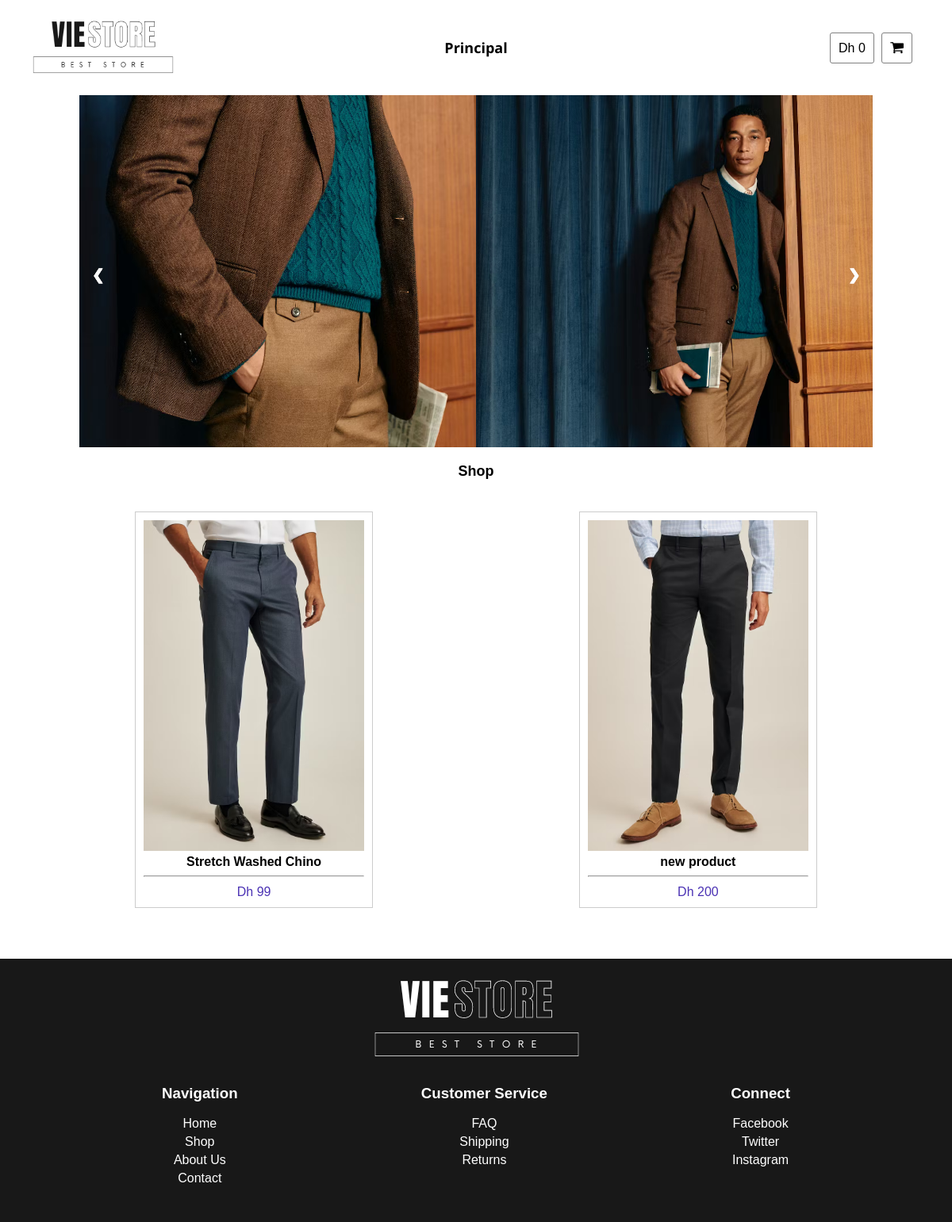
Before: / with the older database file.
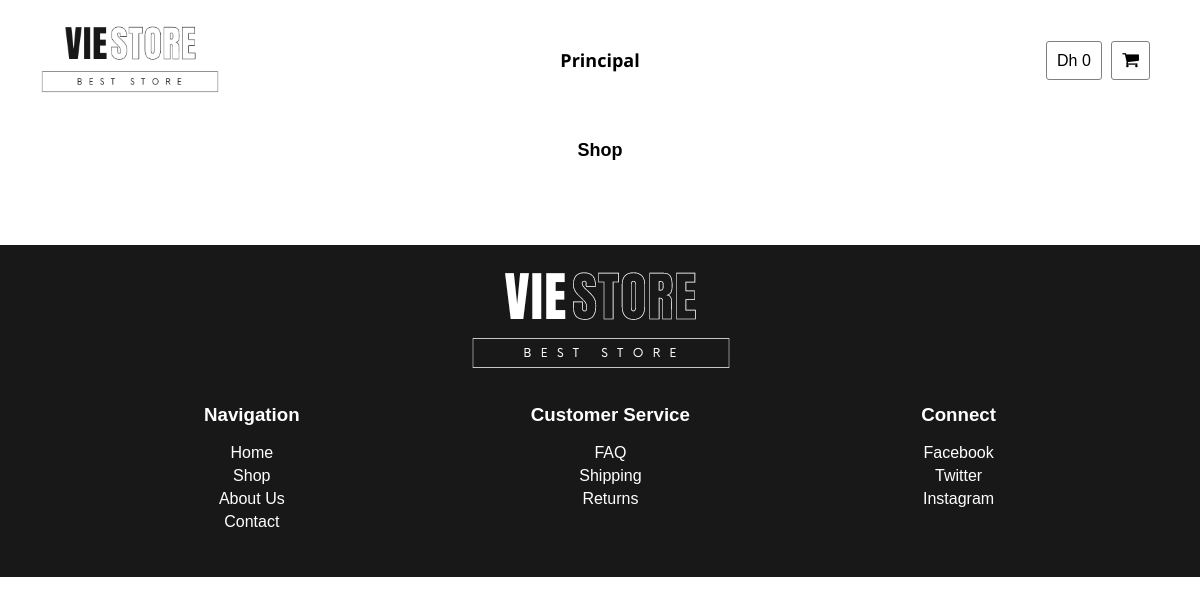
After: the same page with the newer database file.
### tables this page shows
CREATE TABLE `images` (
  `img_src` varchar(500) NOT NULL,
  `link_to_page` varchar(500) NOT NULL,
  `Name_image` varchar(250) NOT NULL,
  `price` int(11) NOT NULL,
  `categorie` varchar(250) NOT NULL
);

CREATE TABLE `all_products` (
  `id` int(11) NOT NULL,
  `nom` varchar(250) NOT NULL,
  `price` int(11) NOT NULL,
  `add_to_cart` varchar(10) NOT NULL,
  `link` varchar(500) NOT NULL,
  `image` varchar(500) NOT NULL
);

### index.php (the view, shortened to what this page needs)
<?php
require "./src/cnx/index.php";
$cnx = new PDO("mysql:host=$host;dbname=$dbname", $username, $password);
$req_get_sliders = "SELECT img_src, link_to_page FROM images WHERE categorie = 'slider';";
$get_sliders = $cnx->query($req_get_sliders);
$req_get_products = "SELECT image, price, nom, link, id FROM all_products";
$get_products = $cnx->query($req_get_products);
?>
<!DOCTYPE html>
<html lang="en">
<head>
    <link rel="stylesheet" href="./src/css/style.css">
    <link rel="stylesheet" href="./src/css/laptop.css">
    <link rel="stylesheet" href="./src/css/mobile.css">
    <link rel="stylesheet" href="https://cdnjs.cloudflare.com/ajax/libs/font-awesome/4.7.0/css/font-awesome.min.css">
</head>
<body onload="if(localStorage.getItem('total') == null){document.querySelector('.balance').textContent = 'Dh 0'}">
    <header>
        <a href=""><img src="./src/images/Component/logo_l.png" alt="vie store logo" class="logo" /></a>
        <strong class="principal">Principal</strong>
        <div class="the_shopping_cart">
            <div class="panier">
                <span class="balance">
                </span>
                <span class="shop_cart" onclick="document.querySelector('.my_cart').style.display = 'flex';"><i class="fa fa-shopping-cart"></i></span>
            </div>
        </div>
    </header>
    <div class="slideshow-container">
        <?php
        foreach ($get_sliders as $slider) {
            $image_slider = $slider['img_src'];
            echo "
            <div class='mySlides fade'>
                <img src='$image_slider' style='width:100%'>
            </div>
            <a class='prev' onclick='plusSlides(-1)'>❮</a>
            <a class='next' onclick='plusSlides(1)'>❯</a>
            ";
        }
        ?>
    </div>
    <h2 class="first_title">Shop</h2>
    <div class="container">
        <?php
        foreach ($get_products as $produit) {
            $image_produit = $produit['image'];
            $name_produit = $produit['nom'];
            $produit_price = $produit['price'];
            $produit_id = $produit['id'];
            echo "
            <div class='product'>
            <a href='buy_product/index.php?id=$produit_id' onmouseenter='this.nextElementSibling.style.display = `block`' onmouseout='this.nextElementSibling.style.display = `none`'>
                <img src='./$image_produit' alt='$name_produit'>
                <div class='product-name'>$name_produit</div><hr>
                <div class='product-price'>Dh $produit_price</div>
            </a>
            <div onmousemove='this.style.display = `block`' class='add-to-cart' onclick='add_to_cart_$produit_id();'><i class='fa fa-shopping-bag'></i></div>
            </div>
                function add_to_cart_$produit_id() {
                    <div id='$produit_id' class='pro_added'>
                    <img src='./$image_produit' alt=''>
                        <h2 class='pro_added_title'>$name_produit</h2>
                        <strong class='pro_added_price'>Dh $produit_price</strong><br>
                        <a href='buy_product/index.php?id=$produit_id'><button>Commander</button></a>
                        <i id='delete_item'  onclick='this.parentNode.parentNode.remove();delete_item_$produit_id()' class='fa fa-trash'></i>
                    localStorage.setItem(`cart_id_$produit_id`, all_pro_added);
                    var produit_price = Number($produit_price);
                function delete_item_$produit_id(){
                    localStorage.removeItem(`cart_id_$produit_id`);
                    var produit_price = Number($produit_price);
            ";
        }
        ?>
    </div><br><br><br>
    <footer>
        <div class="footer-logo">
            <img src="./src/images/Component/logo_d.png" alt="Vie Store Logo">
        </div>
        <div class="footer-content">
            <div class="footer-section">
                <h3>Navigation</h3>
                <ul>
                    <li><a href="#">Home</a></li>
                    <li><a href="#">Shop</a></li>
                    <li><a href="#">About Us</a></li>
                    <li><a href="#">Contact</a></li>
                </ul>
            </div>
            <div class="footer-section">
                <h3>Customer Service</h3>
                <ul>
                    <li><a href="#">FAQ</a></li>
                    <li><a href="#">Shipping</a></li>
                    <li><a href="#">Returns</a></li>
                </ul>
            </div>
            <div class="footer-section">
                <h3>Connect</h3>
                <ul>
                    <li><a href="#">Facebook</a></li>
                    <li><a href="#">Twitter</a></li>
                    <li><a href="#">Instagram</a></li>
                </ul>
            </div>
        </div>
    </footer>
</body>
</html>

### src/css/style.css (style rules this page uses)
body { margin: 0; font-family: Rubik; }
header { width: 70%; height: 120px; display: flex; margin: auto; align-items: center; position: relative; }
header .logo { width: 200px; cursor: pointer; }
header .principal { font-family: 'Open Sans'; position: absolute; left: 50%; transform: translateX(-50%); cursor: pointer; font-size: 18px; }
header .the_shopping_cart { display: flex; margin: 10px; position: absolute; right: 0; }
header span { border: 1px solid gray; padding: 10px; border-radius: 3px; cursor: pointer; margin-right: 10px; }
header span:last-child { margin-left: -5px; }
header .fa-shopping-cart { font-size: 18px; }
.first_title { text-align: center; margin-top: 50px; cursor: default; }
a { text-decoration: none; color: black; }
footer { background-color: #181818; color: #fff; padding: 20px; }
.footer-logo img { display: block; margin: 0 auto; }
.footer-content { display: flex; justify-content: space-between; flex-wrap: wrap; width: 70%; margin: auto; }
.footer-section { margin: 10px; text-align: center; }
footer ul { list-style: none; padding: 0; }
footer ul li { margin: 5px 0; }
footer ul li a { color: #fff; text-decoration: none; }
* { box-sizing: border-box }
body { font-family: Verdana, sans-serif; margin:0 }
img { vertical-align: middle; }
.container { width: 70%; height: auto; margin: auto; margin-top: 60px; display: flex; justify-content: space-around; flex-wrap: wrap; }
.product { width: 100%; max-width: 300px; margin: 10px; border: 1px solid #ccc; padding: 10px; text-align: center; display: inline-block; position: relative; }
.product img { max-width: 100%; height: auto; }
.product .product-name { font-weight: bold; margin-top: 5px; font-family: 'Lucida Sans', 'Lucida Sans Regular', 'Lucida Grande', 'Lucida Sans Unicode', Geneva, Verdana, sans-serif; }
.product .product-price { color: #4B32B4; margin-top: 10px; font-family: 'Lucida Sans', 'Lucida Sans Regular', 'Lucida Grande', 'Lucida Sans Unicode', Geneva, Verdana, sans-serif; font-weight: 300; }
.mySlides { display: none }
.slideshow-container { max-width: 1000px; position: relative; margin: auto; }
.prev, .next { cursor: pointer; position: absolute; top: 50%; width: auto; padding: 16px; margin-top: -22px; color: white; font-weight: bold; font-size: 18px; transition: 0.6s ease; border-radius: 0 3px 3px 0; user-select: none; }
.next { right: 0; border-radius: 3px 0 0 3px; }
.fade { animation-name: fade; animation-duration: 1.5s; }

### src/css/laptop.css (style rules this page uses)
@media screen and (max-width: 1440px) and (min-width: 600px) { header { width: 95%; } }
@media screen and (max-width: 1440px) and (min-width: 600px) { .first_title { text-align: center; margin-top: 20px; cursor: default; font-size: 18px; } }
@media screen and (max-width: 1440px) and (min-width: 600px) { .container { width: 93.3%; margin-top: 30px; } }

Changed rows visible on the page:
removed images: img_src (picture)
removed all_products: image (picture), nom "Stretch Washed Chino", price "99"
removed all_products: image (picture), nom "new product", price "200"
